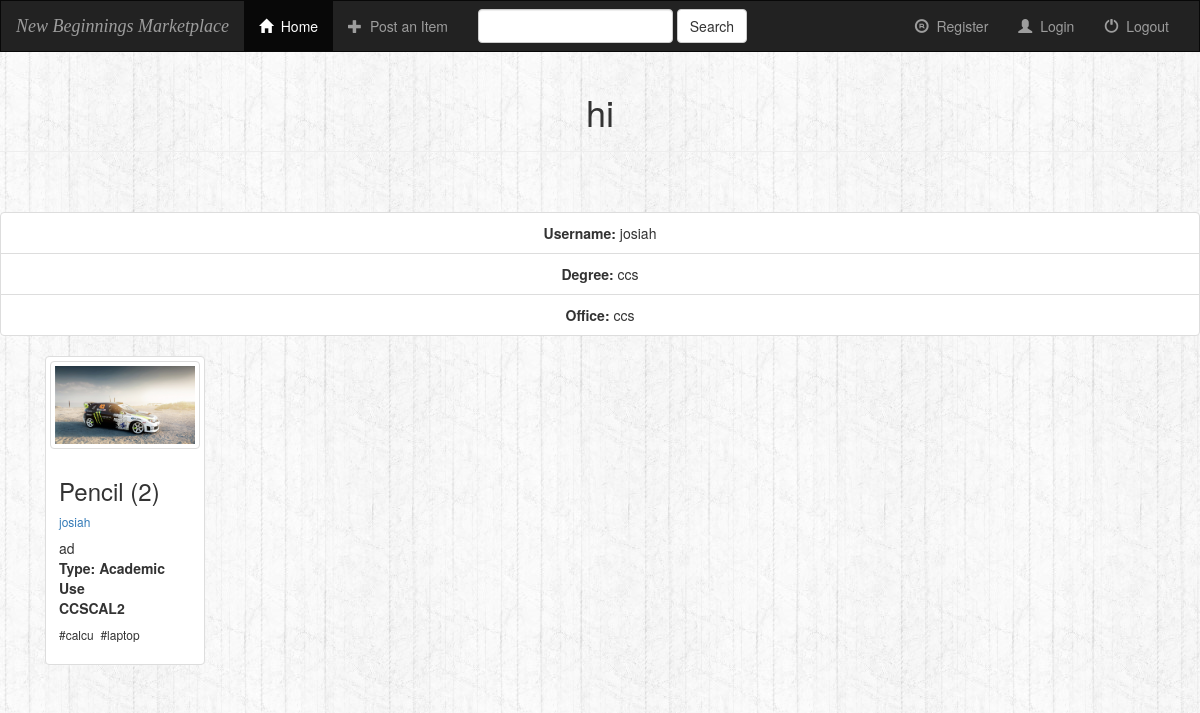
/home/8/, run on the app's committed database.
### home/models.py (models this page shows, shortened)
class User(models.Model):
    username = models.CharField(max_length=21)
    password = models.CharField(max_length=26)
    name = models.CharField(max_length=100)
    degree = models.CharField(max_length=100, blank=True, help_text='Leave blank if personnel/faculty')
    office = models.CharField(max_length=100, blank=True, help_text='Leave blank if student')
    def __str__(self):
        return self.username

class Item(models.Model):
    userName = models.ForeignKey(User, on_delete=models.CASCADE)
    name = models.CharField(primary_key=True, max_length=300)
    photo = models.FileField()
    quantity = models.PositiveIntegerField(default=1)
    condition = models.CharField(max_length=200)
    itemType = models.CharField(max_length=100, choices=item_Type, default='Academic Use')
    courseName = models.CharField(max_length=100, blank=True, help_text='Leave blank if Office Use')
    pub_date = models.DateTimeField('date published')

class Tags(models.Model):
    name = models.ForeignKey(Item, on_delete=models.CASCADE)
    tag = models.CharField(max_length=100)

### home/views.py (the view)
# urls.py: url(r'^(?P<username_id>[0-9]+)/$', views.profile, name='profile'),
def profile(request, username_id):
    user = get_object_or_404(User, pk=username_id)
    latest_item_list = Item.objects.order_by('-pub_date')
    latest_tag_list = Tags.objects.all()
    context = {'user': user,
               'latest_item_list': latest_item_list,
               'latest_tag_list': latest_tag_list,
               }
    return render(request, 'home/profile.html', context)

### home/templates/home/profile.html (shortened to what this page needs)
{% extends 'home/base_template.html' %}
{% block body %}
    <div class="page-header">
        <center><h1>{{ user.name }}</h1></center>
    </div>
    <br/><br/>
    <center>
    <ul class="list-group">
        <li class="list-group-item"><b>Username:</b> {{ user.username }}</li>
        <li class="list-group-item"><b>Degree:</b> {{ user.degree }}</li>
        <li class="list-group-item"><b> Office:</b> {{ user.office }}</li>
    </ul>
    </center>
    <div class="container">
        {% for item in latest_item_list %}
            {% if item.userName.id == user.id %}
                <div class="col-md-2">
                  <div class="thumbnail">
                    <a href="#"><img src="{{ item.photo.url }}" class="img-thumbnail" /></a>
                    <div class="caption">
                    <h3>{{ item.name }} ({{ item.quantity }})</h3>
                      <h6><a href="/home/{{ item.userName.id }}/">{{ item.userName }}</a></h6>
                    <p>{{ item.condition }}<br/>
                        <b>Type: {{ item.itemType }}</b>
                        <br/>
                        <b>{{ item.courseName }}</b></p>
                      <h6>
                      {% for tags in latest_tag_list %}
                          {% if tags.itemName.id == item.id %}
                            #{{ tags.tag }}&nbsp;
                          {% endif %}
                      {% endfor %}
                      </h6>
                    </div>
                  </div>
                </div>
            {% endif %}
        {% endfor %}
    </div>
{% endblock %}

### home/static/home/style.css (style rules this page uses)
body { background: url(/images/background.jpg); }

### data on the page
User: name "hi", username "josiah", degree "ccs", office "ccs"
Item: photo (picture), name "Pencil", quantity "2", userName "josiah", condition "ad", itemType "Academic Use", courseName "CCSCAL2"
Tags: tag "calcu"
Tags: tag "laptop"
